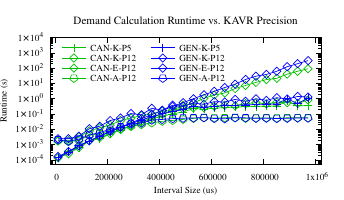

Write gnuplot code to recreate this figure.
#Set Title
set title "Demand Calculation Runtime vs. KAVR Precision" font "Times, 12"

#Set Axis Markings
set xtics font "Times, 10"
set ytics font "Times, 10"
# set grid ytics lt 0 lw 1 lc rgb "#bbbbbb"
# set grid xtics lt 0 lw 1 lc rgb "#bbbbbb"
set ylabel 'Runtime (s)' font "Times, 10" offset 3,0
set xlabel 'Interval Size (us)' font "Times, 10" offset 0,0.5
set format y "%2.0t{/Symbol \264}10^{%L}"

set xrange [-20000:1020000]
set yrange [0.00005:10000]
set logscale y 10

#Prepare to handle CSVs
set datafile separator ','

#Configure Global PDF Outputs
set terminal pdf enhanced size 3.44in,2in
set key font "Times, 10"

set key autotitle columnhead

#Set key
set key top left
set key spacing 1.1
set key width 3
set key reverse
set key Left
set key vertical
set key maxrows 6

set xtics 200000
set lmargin 7

#Name PDF
set output "exp1-precision-p5-12-simplify-cangen.pdf"

plot \
    '../../src/exp_data/var_precision-kavr24-p5-can-rtss18-memo-1-slnSeq-0-trace-0-AG.csv' every 4 using 1:3 with linespoints pt 1 lc rgb "web-green" title "CAN-K-P5",\
    '../../src/exp_data/var_precision-kavr24-p12-can-rtss18-memo-1-slnSeq-0-trace-0-AG.csv' every 4 using 1:3 with linespoints pt 12 lc rgb "web-green" title "CAN-K-P12",\
    '../../src/exp_data/var_precision-exact-p12-can-rtss18-memo-1-slnSeq-0-trace-0-AG.csv' every 4 using 1:3 with linespoints pt 12 lc rgb "web-green" title "CAN-E-P12",\
    '../../src/exp_data/var_precision-apx-p12-can-rtss18-memo-1-slnSeq-0-trace-0-AG.csv' every 4 using 1:3 with linespoints pt 14 lc rgb "web-green" title "CAN-A-P12",\
    '../../src/exp_data/var_precision-kavr24-p5-gen-rtss18-memo-1-slnSeq-0-trace-0-AG.csv' every 4 using 1:3 with linespoints pt 1 lc rgb "blue" title "GEN-K-P5",\
    '../../src/exp_data/var_precision-kavr24-p12-gen-rtss18-memo-1-slnSeq-0-trace-0-AG.csv' every 4 using 1:3 with linespoints pt 12 lc rgb "blue" title "GEN-K-P12",\
    '../../src/exp_data/var_precision-exact-p12-gen-rtss18-memo-1-slnSeq-0-trace-0-AG.csv' every 4 using 1:3 with linespoints pt 12 lc rgb "blue" title "GEN-E-P12",\
    '../../src/exp_data/var_precision-apx-p12-gen-rtss18-memo-1-slnSeq-0-trace-0-AG.csv' every 4 using 1:3 with linespoints pt 14 lc rgb "blue" title "GEN-A-P12"
